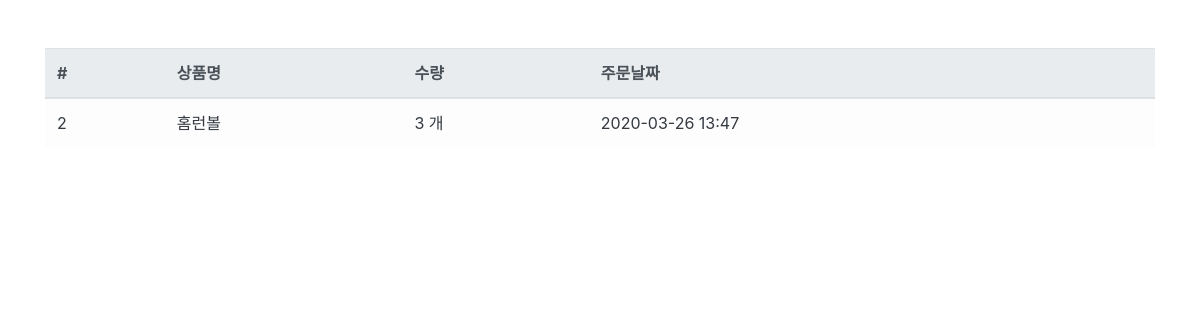
Before: /order/ (signed in) with the older database file.
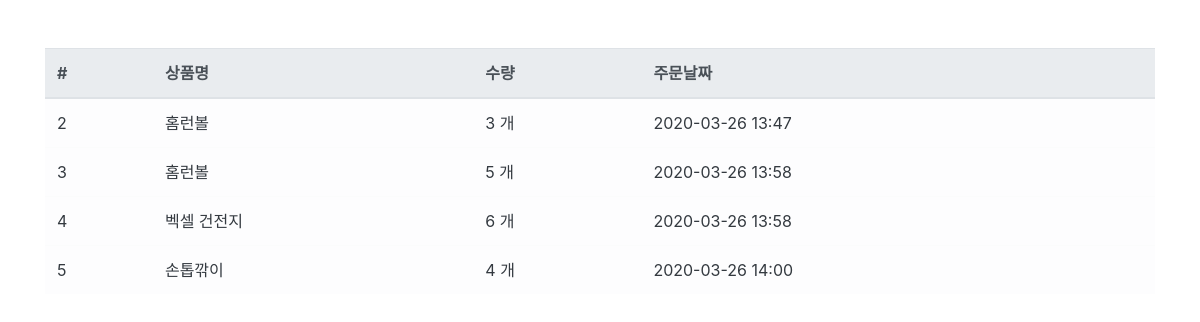
After: the same page with the newer database file.
### order/models.py (models this page shows, shortened)
class Order(models.Model):
    user = models.ForeignKey('user.User', on_delete=models.CASCADE, verbose_name='사용자')
    product = models.ForeignKey('product.Product', on_delete=models.CASCADE, verbose_name='상품')
    quantity = models.IntegerField(verbose_name='수량')
    register_date = models.DateTimeField(auto_now_add=True, verbose_name='등록날짜')
    class Meta:
        db_table = 'ys_order'
        verbose_name = '주문'
        verbose_name_plural = '주문'

### product/models.py (models this page shows)
class Product(models.Model):
    name = models.CharField(max_length=256, verbose_name='상품명')
    price = models.IntegerField(verbose_name='상품가격')
    description = models.TextField(verbose_name='상품설명')
    stock = models.IntegerField(verbose_name='재고')
    register_date = models.DateTimeField(auto_now_add=True, verbose_name='등록날짜')
    def __str__(self):
        return self.name
    class Meta:
        db_table = 'ys_product'
        verbose_name = '상품'
        verbose_name_plural = '상품'

### order/views.py (the view)
# urls.py: path('order/', OrderList.as_view()),
@method_decorator(login_required, name='dispatch')
class OrderList(ListView):
    template_name = 'order.html'
    context_object_name = 'order_list'
    def get_queryset(self, **kwargs):
        queryset = Order.objects.filter(user__email=self.request.session.get('user'))
        return queryset

### order/templates/order.html
{% extends "base.html" %} {% load humanize %} {% block contents %}
<div class="row mt-5">
  <div class="col-12">
    <table class="table table-light">
      <thead class="thead-light">
        <tr>
          <th scope="col">#</th>
          <th scope="col">상품명</th>
          <th scope="col">수량</th>
          <th scope="col">주문날짜</th>
        </tr>
      </thead>
      <tbody class="text-dark">
        {% for order in order_list %}
        <tr>
          <td scope="row">{{ order.id }}</td>
          <td>{{ order.product }}</td>
          <td>{{ order.quantity|intcomma }} 개</td>
          <td>{{ order.register_date|date:'Y-m-d H:i' }}</td>
        </tr>
        {% endfor %}
      </tbody>
    </table>
  </div>
</div>
{% endblock %}

### user/templates/base.html (shortened to what this page needs)
<!DOCTYPE html>
<html lang="en">
  <head>
    <link
      rel="stylesheet"
      href="https://stackpath.bootstrapcdn.com/bootstrap/4.4.1/css/bootstrap.min.css"
    />
  </head>
  <body>
    <div class="container">
      {% block contents %} {% endblock %}
    </div>
  </body>
</html>

Changed rows visible on the page:
added Order: id "3", product "홈런볼", quantity "5", register_date "2020-03-26 13:58"
added Order: id "4", product "벡셀 건전지", quantity "6", register_date "2020-03-26 13:58"
added Order: id "5", product "손톱깎이", quantity "4", register_date "2020-03-26 14:00"
